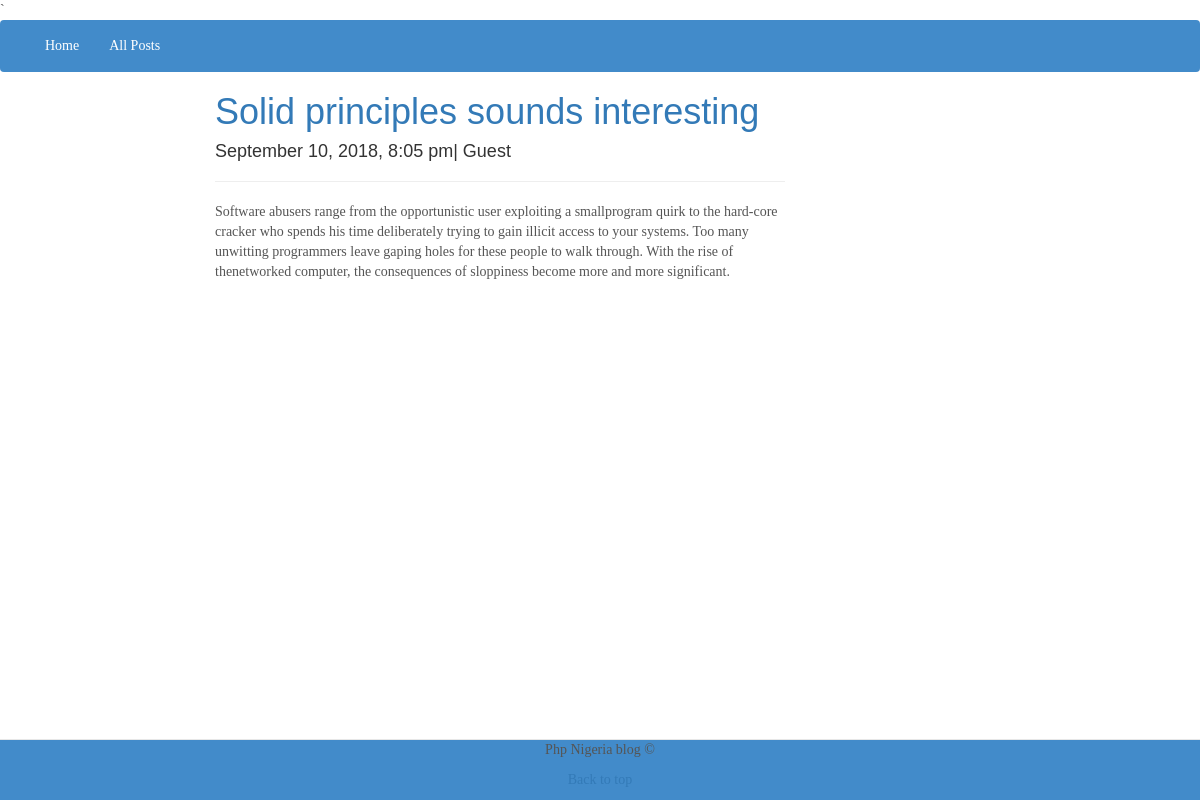
/post.php?id=2, run on the app's committed database.
### tables this page shows
CREATE TABLE `posts` (
  `id` int(11) NOT NULL,
  `category` int(11) NOT NULL,
  `title` varchar(255) NOT NULL,
  `body` text NOT NULL,
  `author` varchar(255) NOT NULL,
  `tags` varchar(255) NOT NULL,
  `date` timestamp NOT NULL DEFAULT CURRENT_TIMESTAMP
);

### libraries/db.php (called while the page is built, shortened)
<?php
class Database{
	public $host = HOST;
	public $user = USER;
	public $password =PASS;
	public $name = NAME;
	public $link;
	private function connector(){
		$this->link = new mysqli($this->host, $this->user, $this->password, $this->name);
	}
	public function select($query){
		$result = $this->link->query($query) or die($this->link->error.__LINE__);
		if ($result->num_rows > 0){
			return $result;
		}else{
			return false;
		}
	}
}
?>`

### helpers/format-helper.php (called while the page is built, shortened)
<?php
function formatDate($date){
	return date('F j, Y, g:i a',strtotime($date));
}
?>

### post.php (the view)
  <?php include("includes/header.php"); ?>
  <?php
  	$id =$_GET['id'];
  	$db = new Database;
  	$query ="SELECT * FROM `posts` WHERE id =".$id;
  	$posts = $db->select($query)->fetch_assoc();
   ?>
					<div class="col-md-6 col-md-offset-2">
								<div id="post">
									<h1><a href=""><?php echo $posts['title'];?></h1></a>
									<p><h4><?php echo formatDate($posts['date']);?>|
									<?php echo $posts['author'];?></h4></p>
									<hr>
									<P>
									<?php echo $posts['body'];?>
<?php include("includes/footer.php");?>

### css/cms-one.css (style rules this page uses)
body { font-family: Georgia, Times, helvetica, sans-serif, arial; color: #555; }
a { text-decoration:none; }
h1, h2, h3, h4, h5, h6 { margin-top: 0px; font-family:helvetica, arial, sans-serif; font-weight: normal; color: #333; }
#post a { text-decoration: none; }

### data on the page
posts: title "Solid principles sounds interesting", date "September 10, 2018, 8:05 pm", author "Guest", body "Software abusers range from the opportunistic user exploiting a smallprogram quirk to the hard-core cracker who spends his time deliberately trying to gain illicit access to your systems. Too many unwitting programmers leave gaping holes for these people to walk through. With the rise of thenetworked computer, the consequences of sloppiness become more and more significant."
